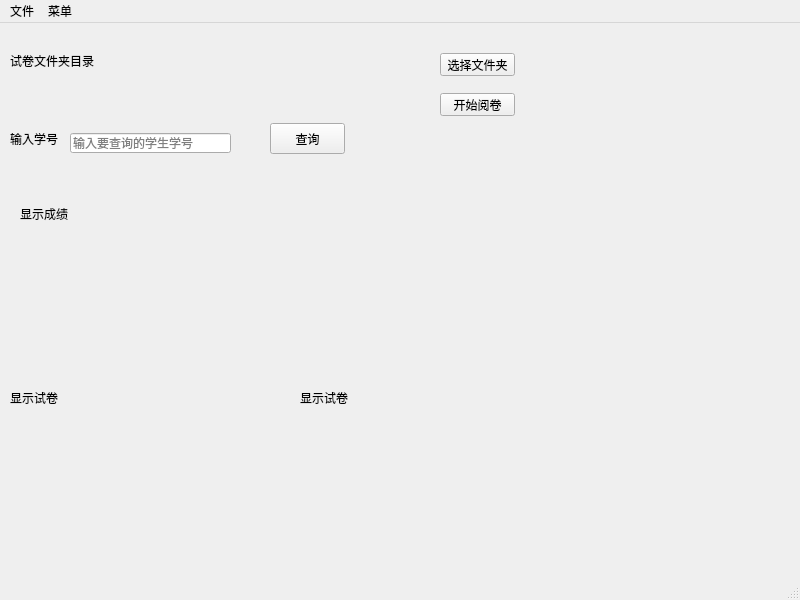
<?xml version="1.0" encoding="UTF-8"?>
<ui version="4.0">
 <class>MainWindow</class>
 <widget class="QMainWindow" name="MainWindow">
  <property name="geometry">
   <rect>
    <x>0</x>
    <y>0</y>
    <width>800</width>
    <height>600</height>
   </rect>
  </property>
  <property name="windowTitle">
   <string>MainWindow</string>
  </property>
  <widget class="QWidget" name="centralwidget">
   <widget class="QPushButton" name="select">
    <property name="geometry">
     <rect>
      <x>270</x>
      <y>100</y>
      <width>75</width>
      <height>31</height>
     </rect>
    </property>
    <property name="text">
     <string>查询</string>
    </property>
   </widget>
   <widget class="QLabel" name="label">
    <property name="geometry">
     <rect>
      <x>10</x>
      <y>260</y>
      <width>280</width>
      <height>230</height>
     </rect>
    </property>
    <property name="text">
     <string>显示试卷</string>
    </property>
   </widget>
   <widget class="QLabel" name="label_2">
    <property name="geometry">
     <rect>
      <x>300</x>
      <y>260</y>
      <width>280</width>
      <height>230</height>
     </rect>
    </property>
    <property name="text">
     <string>显示试卷</string>
    </property>
   </widget>
   <widget class="QLabel" name="label_3">
    <property name="geometry">
     <rect>
      <x>20</x>
      <y>150</y>
      <width>471</width>
      <height>81</height>
     </rect>
    </property>
    <property name="text">
     <string>显示成绩</string>
    </property>
   </widget>
   <widget class="QLabel" name="label_4">
    <property name="geometry">
     <rect>
      <x>10</x>
      <y>30</y>
      <width>91</width>
      <height>16</height>
     </rect>
    </property>
    <property name="text">
     <string>试卷文件夹目录</string>
    </property>
   </widget>
   <widget class="QLabel" name="display_dir">
    <property name="geometry">
     <rect>
      <x>120</x>
      <y>30</y>
      <width>301</width>
      <height>16</height>
     </rect>
    </property>
    <property name="text">
     <string/>
    </property>
   </widget>
   <widget class="QLabel" name="label_5">
    <property name="geometry">
     <rect>
      <x>10</x>
      <y>110</y>
      <width>54</width>
      <height>12</height>
     </rect>
    </property>
    <property name="text">
     <string>输入学号</string>
    </property>
   </widget>
   <widget class="QLineEdit" name="inputID">
    <property name="geometry">
     <rect>
      <x>70</x>
      <y>110</y>
      <width>161</width>
      <height>20</height>
     </rect>
    </property>
    <property name="inputMask">
     <string/>
    </property>
    <property name="frame">
     <bool>true</bool>
    </property>
    <property name="placeholderText">
     <string>输入要查询的学生学号</string>
    </property>
   </widget>
   <widget class="QPushButton" name="select_dir">
    <property name="geometry">
     <rect>
      <x>440</x>
      <y>30</y>
      <width>75</width>
      <height>23</height>
     </rect>
    </property>
    <property name="text">
     <string>选择文件夹</string>
    </property>
   </widget>
   <widget class="QPushButton" name="correct">
    <property name="geometry">
     <rect>
      <x>440</x>
      <y>70</y>
      <width>75</width>
      <height>23</height>
     </rect>
    </property>
    <property name="text">
     <string>开始阅卷</string>
    </property>
   </widget>
  </widget>
  <widget class="QMenuBar" name="menubar">
   <property name="geometry">
    <rect>
     <x>0</x>
     <y>0</y>
     <width>800</width>
     <height>23</height>
    </rect>
   </property>
   <widget class="QMenu" name="menufile">
    <property name="title">
     <string>文件</string>
    </property>
    <widget class="QMenu" name="menu">
     <property name="title">
      <string>打开</string>
     </property>
     <addaction name="action_2"/>
     <addaction name="action_3"/>
    </widget>
    <addaction name="menu"/>
    <addaction name="action"/>
   </widget>
   <widget class="QMenu" name="menu_2">
    <property name="title">
     <string>菜单</string>
    </property>
    <addaction name="action_4"/>
    <addaction name="action_5"/>
   </widget>
   <addaction name="menufile"/>
   <addaction name="menu_2"/>
  </widget>
  <widget class="QStatusBar" name="statusbar"/>
  <action name="action_2">
   <property name="text">
    <string>试卷图片</string>
   </property>
  </action>
  <action name="action_3">
   <property name="text">
    <string>文件夹</string>
   </property>
  </action>
  <action name="action_4">
   <property name="text">
    <string>开始批卷</string>
   </property>
  </action>
  <action name="action_5">
   <property name="text">
    <string>查询结果</string>
   </property>
  </action>
  <action name="action">
   <property name="text">
    <string>退出</string>
   </property>
  </action>
 </widget>
 <resources/>
 <connections/>
</ui>
